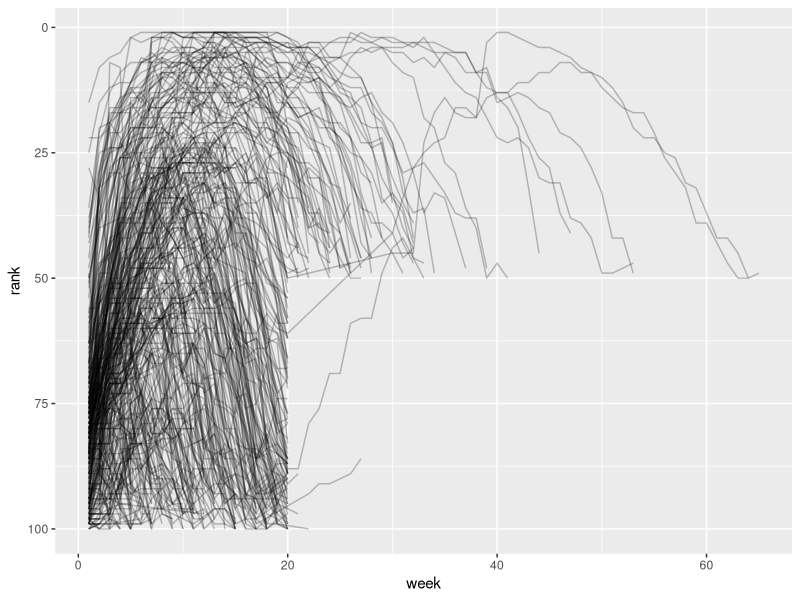
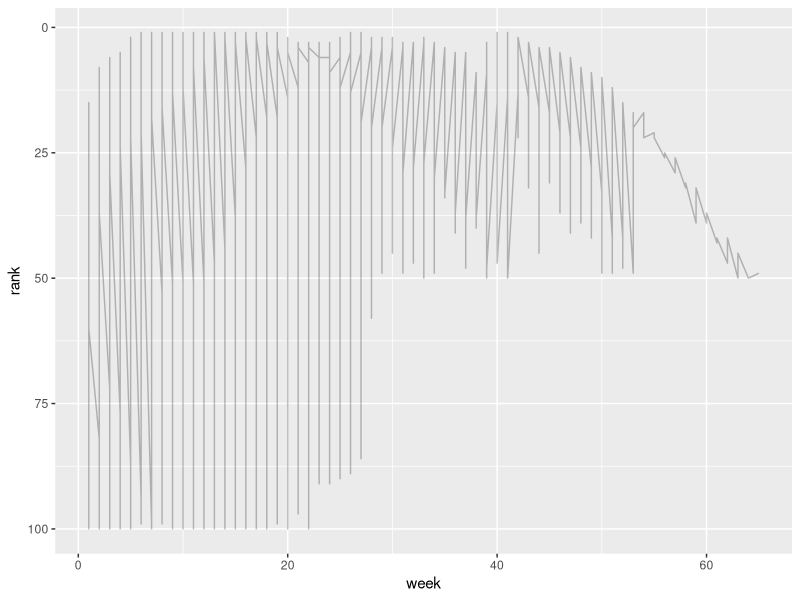

Write the R code that produced these figures, in order.
library(tidyverse)

# pivot_longer() ----
billboard
View(billboard)
glimpse(billboard)

billboard |> 
  pivot_longer(
    cols = starts_with("wk"),
    names_to = "week",
    values_to = "rank"
  )

# delete NA data in column "week"
billboard |> 
  pivot_longer(
    cols = !c(artist, track, date.entered),
    names_to = "week",
    values_to = "rank",
    values_drop_na = TRUE
  )

billboard |> 
  pivot_longer(
    cols = !c(artist, track, date.entered),
    names_to = "week",
    values_to = "rank",
    values_drop_na = TRUE
  ) |> 
  mutate(
    week = parse_number(week) #replace original "week" to num
  )

billboard |> 
  pivot_longer(
    cols = !c(artist, track, date.entered),
    names_to = "week",
    values_to = "rank",
    values_drop_na = TRUE
  ) |> 
  mutate(
    week2 = parse_number(week) 
  )

billboard_longer <- billboard |> 
  pivot_longer(
    cols = !c(artist, track, date.entered),
    names_to = "week",
    values_to = "rank",
    values_drop_na = TRUE
  ) |> 
  mutate(
    week = parse_number(week) 
  )


# plot ----
# group aesthetic is by default set to the interaction of all discrete variables in the plot. 
# mapping group to a variable that has a different value for each group.
# different group, different line, not one line
billboard_longer |> 
  ggplot(aes(x = week, y = rank, group = track)) +
  geom_line(alpha = 0.25) +
  scale_y_reverse()

billboard_longer |> 
  ggplot(aes(x = week, y = rank)) +
  geom_line(alpha = 0.25) +
  scale_y_reverse()


# manual pivoting ----
df <- tribble(
  ~id,  ~bp1, ~bp2,
  "A",  100,  120,
  "B",  140,  115,
  "C",  120,  125
)

df |> 
  pivot_longer(
    cols = bp1:bp2,
    names_to = "measurement",
    values_to = "value"
  )

# col name includes several variables
who2

who2 |> 
  pivot_longer(
    cols = !(country:year),
    names_to = "haha",
    values_to = "count"
  )

who2 |> 
  pivot_longer(
    cols = !(country:year),
    names_to = c("diagnosis", "genger", "age"),
    names_sep = "_",
    values_to = "count"
  )

household
View(household)

household |> 
  pivot_longer(
    cols = !family, 
    names_to = c(".value", "child"), 
    names_sep = "_", 
    values_drop_na = TRUE
  )

# pivot_wider() ----
df <- tribble(
  ~id, ~measurement, ~value,
  "A",        "bp1",    100,
  "B",        "bp1",    140,
  "B",        "bp2",    115, 
  "A",        "bp2",    120,
  "A",        "bp3",    105
)
df
df |> 
  pivot_wider(
    names_from = measurement,
    values_from = value
  )

# explain process
df |> 
  distinct(measurement)

df |> 
  distinct(measurement) |> 
  pull()

df |> 
  select(-measurement, -value)
df |> 
  select(!measurement & !value)
df |> 
  select(!measurement & !value) |> 
  distinct()

df$measurement

df |> 
  select(-measurement, -value) |> 
  distinct() |> 
  mutate(x = NA, y = NA, z = NA)


df <- tribble(
  ~id, ~measurement, ~value,
  "A",        "bp1",    100,
  "A",        "bp1",    102,
  "A",        "bp2",    120,
  "B",        "bp1",    140, 
  "B",        "bp2",    115
)

df |>
  pivot_wider(
    names_from = measurement,
    values_from = value
  )

df |> 
  group_by(id, measurement) |> 
  summarize(n = n(), .groups = "drop") |> 
  filter(n > 1)

# 修复破坏
df <- tribble(
  ~id, ~measurement, ~value,
  "A",        "bp1",    100,
  "A",        "bp2",    120,
  "B",        "bp1",    140, 
  "B",        "bp2",    115
)

df |>
  pivot_wider(
    names_from = measurement,
    values_from = value
  ) |> 
  pivot_longer(
    cols = c(bp1,bp2),
    names_to = "measurement",
    values_to = "value"
  )
df

